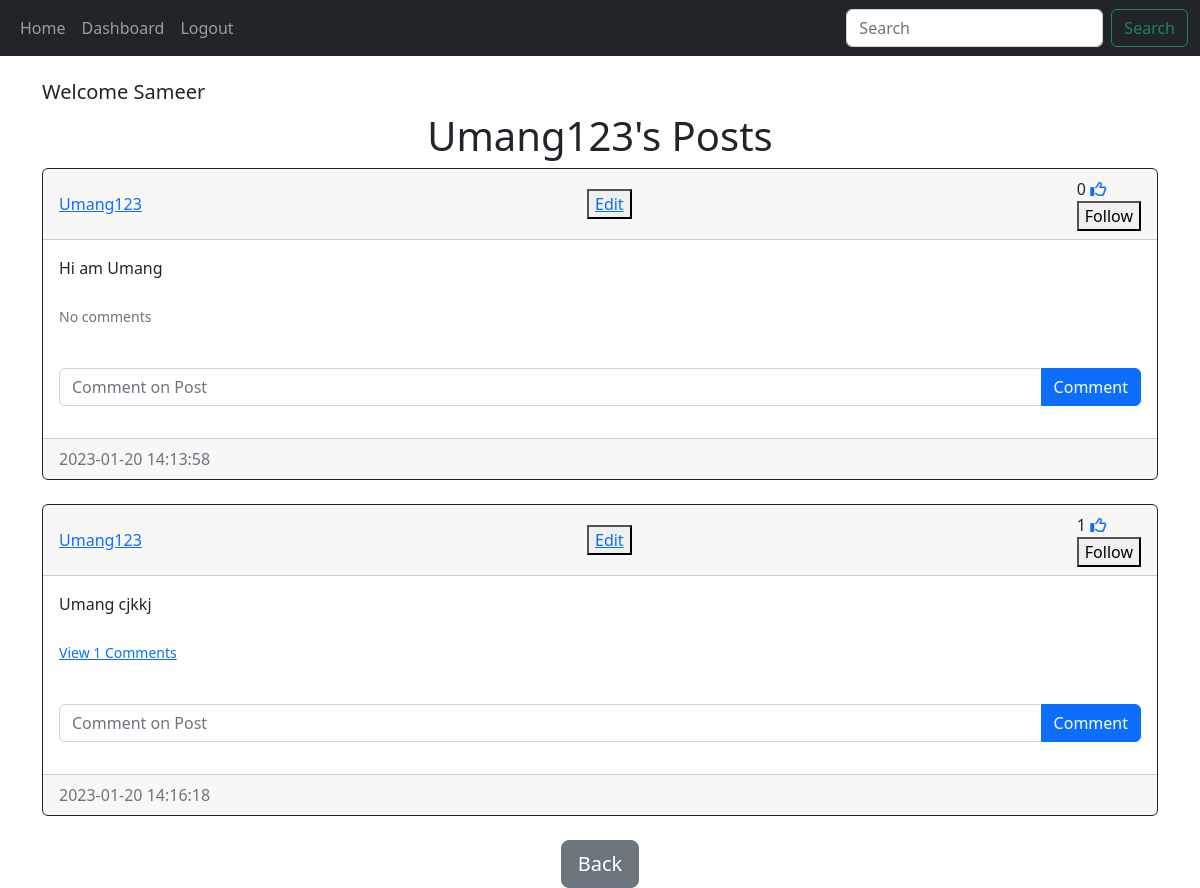
The app's page /posts/Umang123 (signed in) with its own data.
### website/models.py (models this page shows, shortened)
class User(db.Model,UserMixin):
    id = db.Column(db.Integer, primary_key=True)
    email=db.Column(db.String(150), unique=True)
    username=db.Column(db.String(150), unique=True)
    password=db.Column(db.String(150))
    date_created=db.Column(db.DateTime(timezone=True), default=func.now())
    posts=db.relationship('Post',backref='user',passive_deletes=True)
    comments=db.relationship('Comment',backref='user',passive_deletes=True)
    followed=db.relationship('Followers',foreign_keys=[Followers.follower_id],backref=db.backref('follower', lazy='joined'),lazy='dynamic', cascade='all, delete-orphan')
    follower=db.relationship('Followers', foreign_keys=[Followers.followed_id],backref=db.backref('followed', lazy='joined'),lazy='dynamic', cascade='all, delete-orphan')
    post_liked=db.relationship("Like",backref='user',passive_deletes=True)
    def is_following(self, user_id):
        print(user_id)
        following=self.followed.filter(Followers.followed_id == user_id).first()
        if not following:
            return False
        else:
            return True

class Post(db.Model):
    id=db.Column(db.Integer,primary_key=True)
    text=db.Column(db.Text,nullable=False)
    date_created=db.Column(db.DateTime(timezone=True), default=func.now())
    author=db.Column(db.Integer,db.ForeignKey("user.id", ondelete='CASCADE'),nullable=False)
    comments=db.relationship('Comment',backref='post',passive_deletes=True)
    likes=db.relationship('Like',backref='post',passive_deletes=True)

### website/views.py (the view)
@views.route("/posts/<username>")
@login_required
def posts(username):
    user=User.query.filter_by(username=username).first()
    if not user:
        flash("User does not exists.", category="error")
        return redirect(url_for("views.home"))
    posts=user.posts
    return render_template("posts.html", user=current_user, posts=posts,username=username)

### website/templates/posts.html (shortened to what this page needs)
{% extends "posts_div.html" %}
{% block header %}
<h1 align="center">{{username}}'s Posts</h1>
{% endblock %}
{% block footer %}
<div align="center">
    <a href="/home"><button type="button" class="btn btn-secondary btn-lg">Back</button></a>
</div>
{% endblock %}

### website/templates/posts_div.html (shortened to what this page needs)
{% extends "base.html" %}
{% block content %}
<br>
<h5 align="left">Welcome {{user.username}}</h5>
<h1 align="center">{% block header%} Posts{% endblock %}</h1>
<div id="posts">
    {% for post in posts %}
    <div class="card border-dark">
        <div class="card-header d-flex justify-content-between align-items-center">
            <a href="/posts/{{ post.user.username }}">{{ post.user.username }}</a>
            <button><a href="/edit/{{ post.id }}">Edit</a></button>
            <div>
                {{ post.likes|length }}
                {% if user.id in post.likes|map(attribute="author")|list %}
                <a href="/like-post/{{post.id}}"><i class="fas fa-thumbs-up"></i></a>
                {% else %}
                <a href="/like-post/{{post.id}}"><i class="far fa-thumbs-up"></i></a>
                {% endif %}
                {% if user.id != post.author %}
                {% if current_user.is_following(post.author) %}
                    <form action="/follow/{{ post.author }}" method="POST">
                        <button type="submit">Unfollow</button>
                    </form>
                {% else %}
                    <form action="/follow/{{ post.author }}" method="POST">
                        <button  type="submit">Follow</button>
                    </form>
                {% endif %}
                {% endif %}
            </div>
            </div>
        <div class="card-body">
            <div class="card-text"> {{ post.text }}</div>
            <br>
            <p class="card-text">
                {% if post.comments|length > 0 %}
                <a data-bs-toggle="collapse" href="#comments-{{post.id}}" role="button">
                    <small>View {{post.comments|length}} Comments</small>
                </a>
                {% else %}
                <small class="text-muted">No comments</small>
                {% endif %}
            </p>
            <br>
            <form class="input-group mb-3" method="POST" action="/create-comment/{{post.id}}">
                <input type="text" name="text" id="text" class="form-control" placeholder="Comment on Post">
                <button type="submit" class="btn btn-primary">Comment</button>
            </form>
        </div>
        <div class="card-footer text-muted">{{post.date_created}}</div>
    </div>
    <br>
    {% endfor %}
</div>
{% block footer%}{% endblock %}
{% endblock %}

### website/templates/base.html (shortened to what this page needs)
<!DOCTYPE html>
<html lang="en">
<head>
    <link href="https://cdn.jsdelivr.net/npm/bootstrap@5.2.2/dist/css/bootstrap.min.css" rel="stylesheet"
 />
    <link rel="stylesheet" href="style.css">
</head>
<body>
    <nav class="navbar navbar-expand-lg navbar-dark bg-dark">
        <div class="container-fluid">
            <div class="collapse navbar-collapse" id="navbar">
                <div class="navbar-nav">
                    <a class="nav-item nav-link" href="/home">Home</a>
                    {% if user.is_authenticated %}
                    <a class="nav-item nav-link" href="/dashboard">Dashboard</a>
                    <a class="nav-item nav-link" href="/logout">Logout</a>
                    {% else %}
                    <a class="nav-item nav-link" href="/login">Login</a>
                    <a class="nav-item nav-link" href="/sign-up">Sign Up</a>
                    {% endif %}
                </div>
            </div>
            <form method="GET" class="d-flex">
                <input class="form-control me-2" type="search" name="q" placeholder="Search"/>
                <button class="btn btn-outline-success" type="submit">Search</button>
            </form>
        </div>
    </nav>
    <div class="container">{% block content %}{% endblock %}</div>
</body>
</html>

### records on screen
User: username "Sameer"
User: username "Umang123"
Post: user.username "Umang123", likes|length "0", text "Hi am Umang", shows "No comments", date_created "2023-01-20 14:13:58"
Post: user.username "Umang123", likes|length "1", text "Umang cjkkj", comments|length "1", date_created "2023-01-20 14:16:18"
